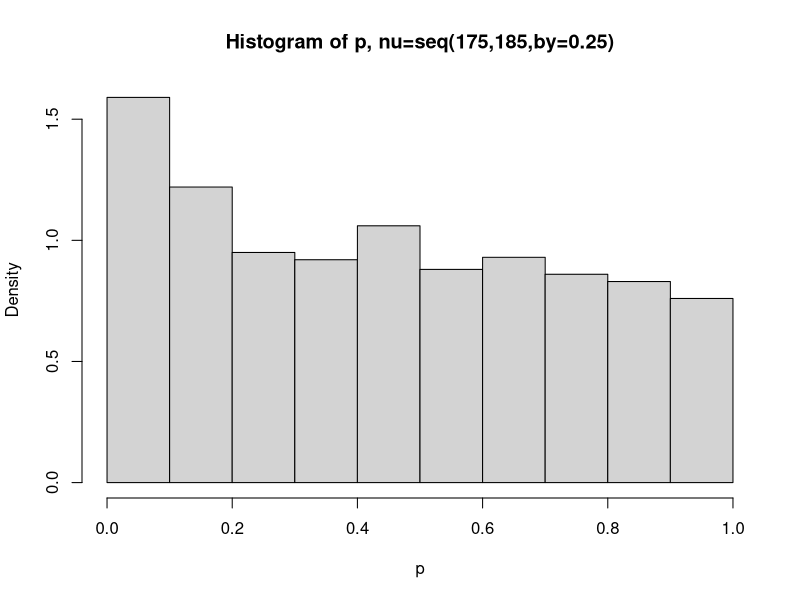

Recreate this plot in R.
p.value=function(n,m,mu,nu,sd,B=1000){
  p=numeric(B) 
  for (b in 1:B) {
    x=rnorm(n,mu,sd); y=rnorm(m,nu,sd)
    p[b]=t.test(x,y,var.equal=TRUE)[[3]]
  }
  return(p)
}

n = m = 100; mu = 180; sd = 5;
nu = seq(175,185,by=0.25)
p = p.value(n,m,nu,mu,sd)
power = mean(p<0.05)
hist(p, freq = F, main = "Histogram of p, nu=seq(175,185,by=0.25)")
